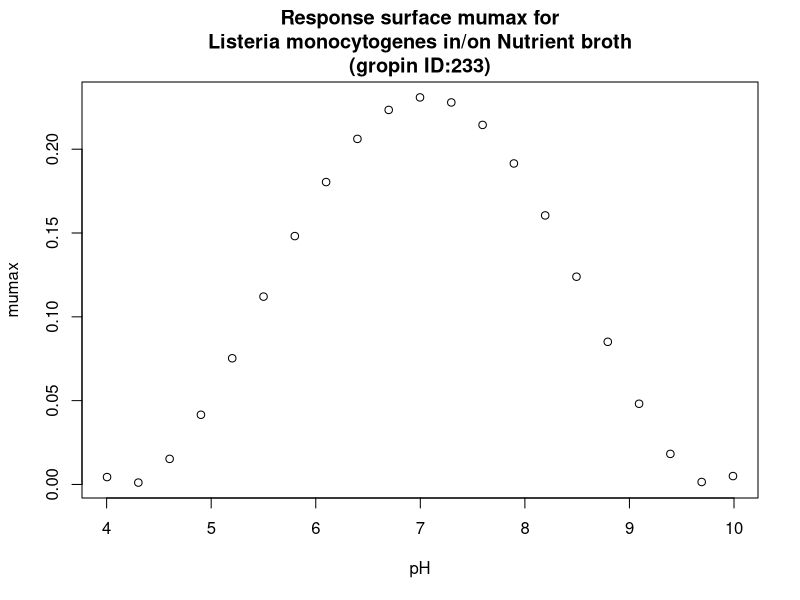

This figure's R source:
#############################
# start of Parameter script
#############################
pH <- seq(4.004,9.99000999000999,length.out=21)
#############################
# end of Parameter script
#############################
############################# 
# start of Model script Gropin ID 233 
#############################
 
# constant coefficients for this model
pHmin <- 4.2
pHmax <- 9.8
b2 <- 4.01
c1 <- 0.032
 
variables <- data.frame(pH)
argumentsPar <- expand.grid(variables)
 
# heart of the model
response_surface <- function(pH) {
   mumax <-b2*((pH-pHmin)*(1-exp(c1*(pH-pHmax))))^2

return(mumax=mumax)
} 

# output parameters
responseSurface <- cbind(argumentsPar,response_surface(argumentsPar['pH']))
colnames(responseSurface) <- c(colnames(argumentsPar),'mumax')
#############################
# End of Model script
#############################
############################# 
# start of Visualisation script Gropin ID 233 
#############################
plot(pH,responseSurface$'mumax',xlab='pH',
                          ylab='mumax',main='Response surface mumax for
Listeria monocytogenes in/on Nutrient broth
(gropin ID:233)')
#############################
# End of Visualisation script
#############################
